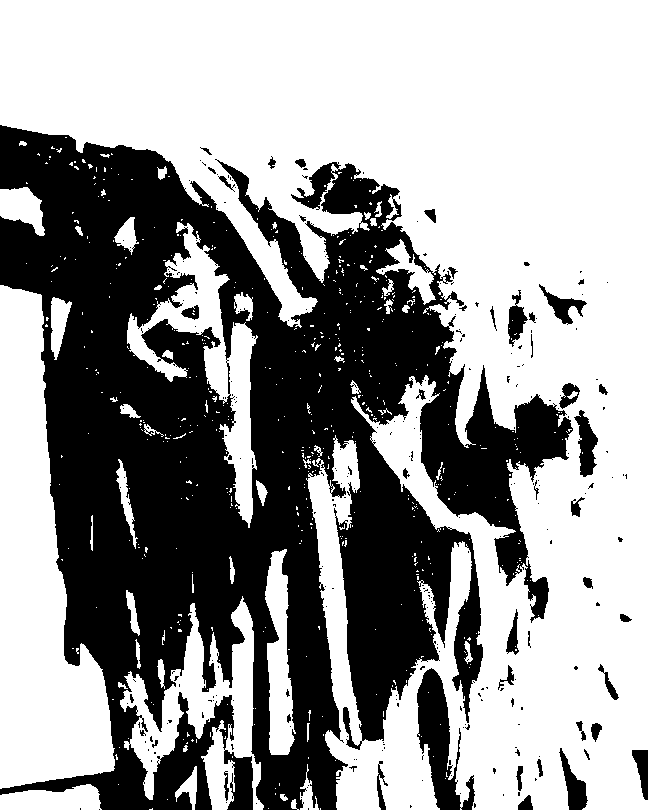
#> input picture 01_Image_Basics/images/otsu.png, 648 x 810 px, found by its file name
$ python L10.py
#> lines starting #> are read from the running program, lines starting #| are printed output that depends on the picture; after the words box and inside, x2 and y2 are one past the last pixel; in counts of white or black regions, pixels touching at a corner belong together
# Task 1
# Load the Otsu image from the previous lesson.
# Display it.
import matplotlib.pyplot as plt
import cv2
import numpy as np
img = cv2.imread("01_Image_Basics/images/otsu.png", cv2.IMREAD_GRAYSCALE)
#> img: shape (810, 648); 60.2% white; 274 black regions (229 under 20 px), largest, box (x1, y1, x2, y2) and area: (0, 125, 573, 810) 198057, (417, 668, 475, 810) 3713, (574, 410, 598, 477) 851
plt.imshow(img, cmap="gray")
plt.title("Otsu")
plt.axis("off")
plt.show()
# Task 2
# Create a 3×3 kernel.
# Print it.
kernel = np.ones((3,3), dtype=np.uint8)
print(kernel)
# Task 3
# Apply:
# Erosion
kernel = np.ones((3,3), np.uint8)
erosion = cv2.erode(
    img,
    kernel,
    iterations=1
)
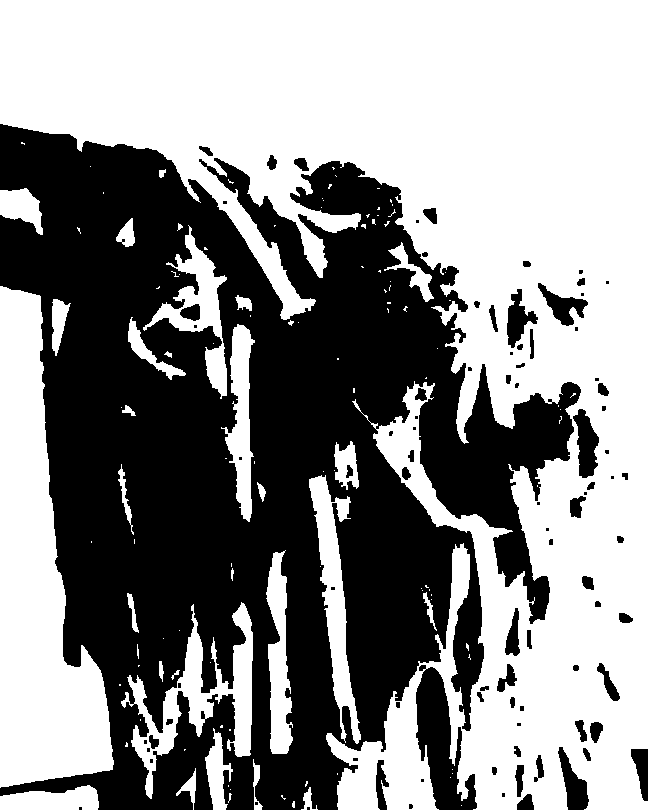
#> erosion: shape (810, 648); 55.6% white; 89 black regions (34 under 20 px), largest, box (x1, y1, x2, y2) and area: (0, 124, 581, 810) 219164, (416, 665, 477, 810) 4483, (573, 409, 599, 478) 1078
# Dilation
dilation = cv2.dilate(
    img,
    kernel,
    iterations=1
)
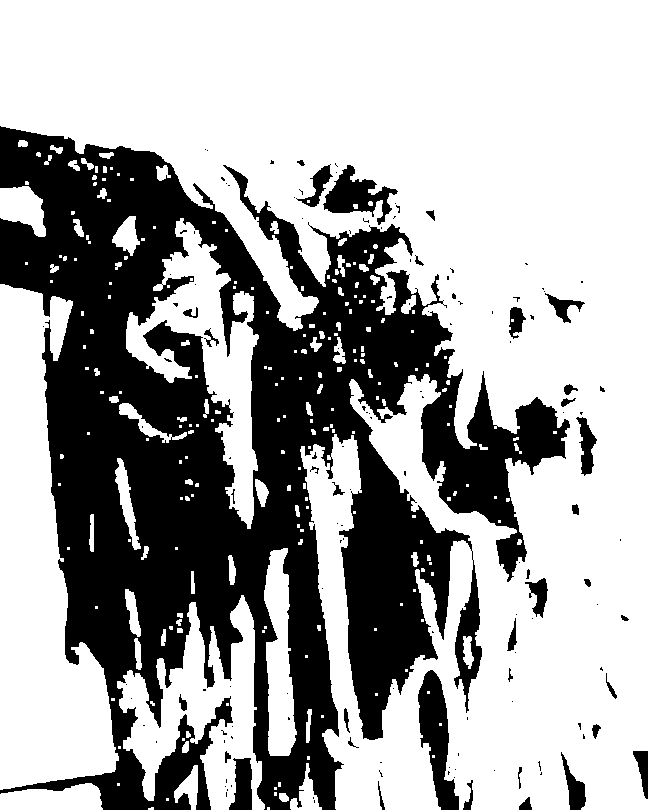
#> dilation: shape (810, 648); 65.3% white; 141 black regions (104 under 20 px), largest, box (x1, y1, x2, y2) and area: (0, 126, 570, 810) 171237, (418, 670, 459, 810) 2905, (323, 165, 398, 225) 1890
# Display all together.
plt.figure(figsize=(8,4))
plt.subplot(1,2,1)
plt.imshow(erosion, cmap="gray")
plt.title("Erosion")
plt.axis("off")
plt.subplot(1,2,2)
plt.imshow(dilation, cmap="gray")
plt.title("Dilation")
plt.axis("off")
plt.show()
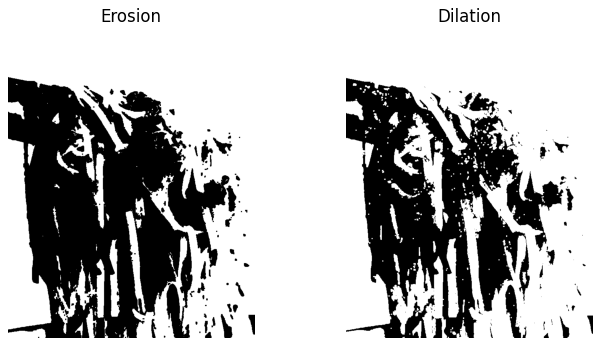
#> figure drawn by matplotlib, 2 panels

# Task 4
# Apply:
# Opening
opening = cv2.morphologyEx(
    img,
    cv2.MORPH_OPEN,
    kernel
)
#> opening: shape (810, 648); 59.2% white; 127 black regions (91 under 20 px), largest, box (x1, y1, x2, y2) and area: (0, 125, 580, 810) 203947, (417, 668, 476, 810) 3831, (574, 410, 598, 477) 868
# Closing
closing = cv2.morphologyEx(
    img,
    cv2.MORPH_CLOSE,
    kernel
)
#> closing: shape (810, 648); 61.1% white; 91 black regions (37 under 20 px), largest, box (x1, y1, x2, y2) and area: (0, 125, 571, 810) 191424, (417, 669, 460, 810) 3341, (224, 750, 253, 810) 1104
# Display together.
plt.figure(figsize=(8,4))
plt.subplot(1,2,1)
plt.imshow(opening, cmap="gray")
plt.title("Opening")
plt.axis("off")
plt.subplot(1,2,2)
plt.imshow(closing, cmap="gray")
plt.title("Closing")
plt.axis("off")
plt.show()

# Task 5
# Apply:
# Gradient
gradient = cv2.morphologyEx(
    img,
    cv2.MORPH_GRADIENT,
    kernel
)
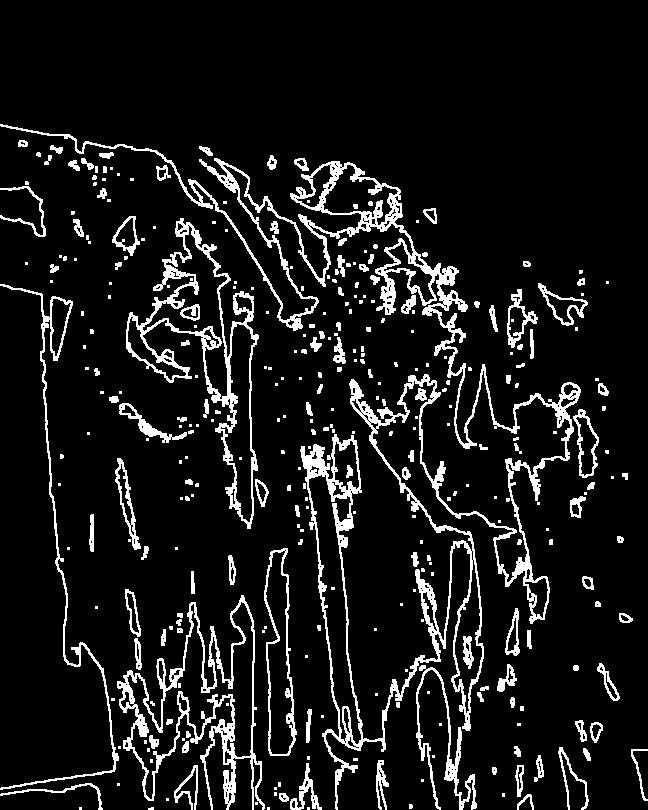
#> gradient: shape (810, 648); 9.7% white; 328 white regions (184 under 20 px), largest, box (x1, y1, x2, y2) and area: (0, 124, 581, 810) 20598, (117, 595, 265, 810) 5321, (126, 218, 259, 529) 5136
# Top Hat
tophat = cv2.morphologyEx(
    img,
    cv2.MORPH_TOPHAT,
    kernel
)
#> tophat: shape (810, 648); 1% white in thin lines or dots, all inside (x1, y1, x2, y2) = (14, 137, 626, 810)
# Black Hat
blackhat = cv2.morphologyEx(
    img,
    cv2.MORPH_BLACKHAT,
    kernel
)
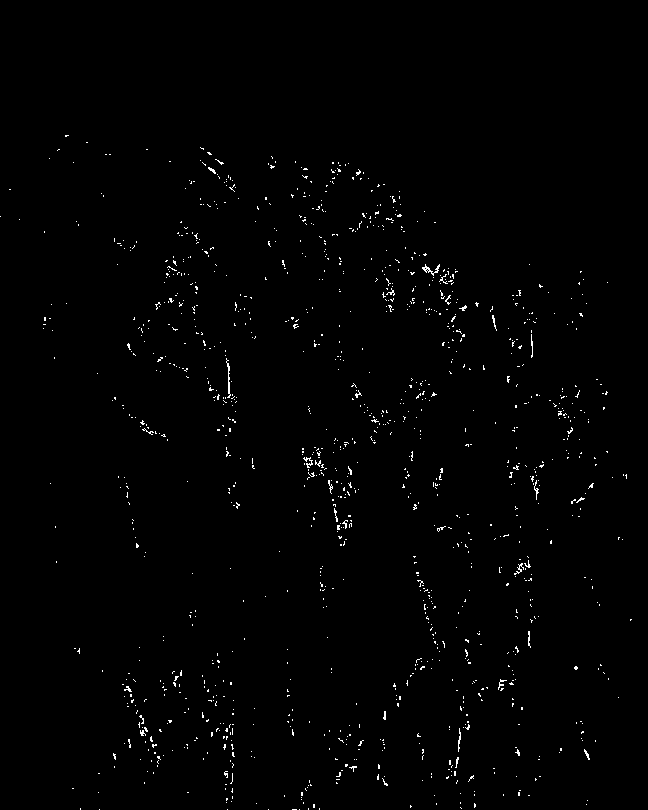
#> blackhat: shape (810, 648); 0.89% white in thin lines or dots, all inside (x1, y1, x2, y2) = (0, 135, 632, 810)
# Display together.
images = [
    ("gradient",gradient),
    ("tophat", tophat),
    ("blackhat",blackhat)
]

plt.figure(figsize=(8,4))
for i, (title, image) in enumerate(images):
    plt.subplot(1,3,i+1)
    plt.imshow(image, cmap="gray")
    plt.title(title)
    plt.axis("off")
#> this loop made 3 passes
#> title on passes 1 to 3: 'gradient', 'tophat', 'blackhat'

plt.tight_layout()
plt.show()
# Task 6
# Try kernel sizes:
# 3×3
kernel = np.ones((3,3), np.uint8)
erosion_3 = cv2.erode(
    img,
    kernel,
    iterations=1
)
# Dilation
dilation_3 = cv2.dilate(
    img,
    kernel,
    iterations=1
)
# 7×7
kernel = np.ones((7,7), np.uint8)
erosion_7 = cv2.erode(
    img,
    kernel,
    iterations=1
)
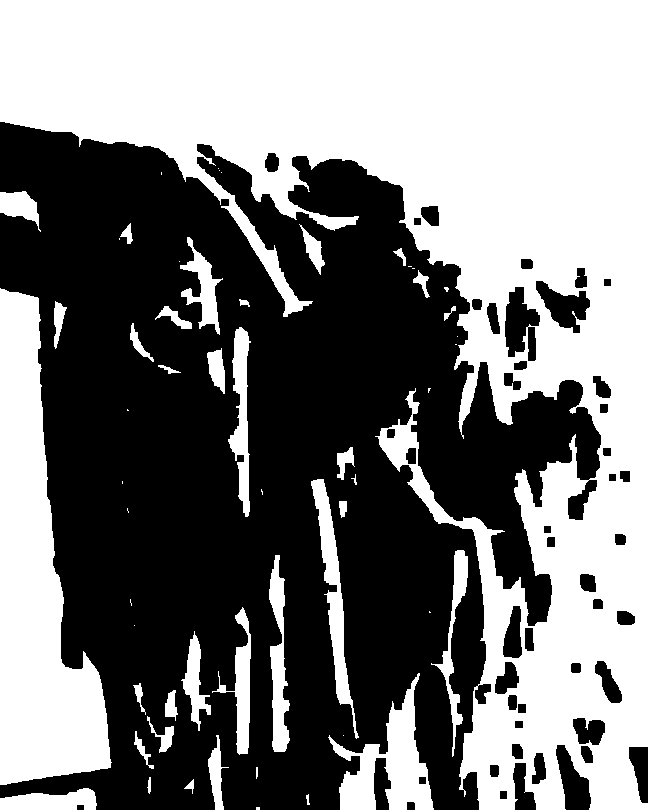
#> erosion_7: shape (810, 648); 49% white; 56 white regions (21 under 20 px), largest, box (x1, y1, x2, y2) and area: (0, 0, 648, 810) 200737, (0, 288, 112, 785) 30124, (328, 673, 434, 810) 5654
# Dilation
dilation_7 = cv2.dilate(
    img,
    kernel,
    iterations=1
)
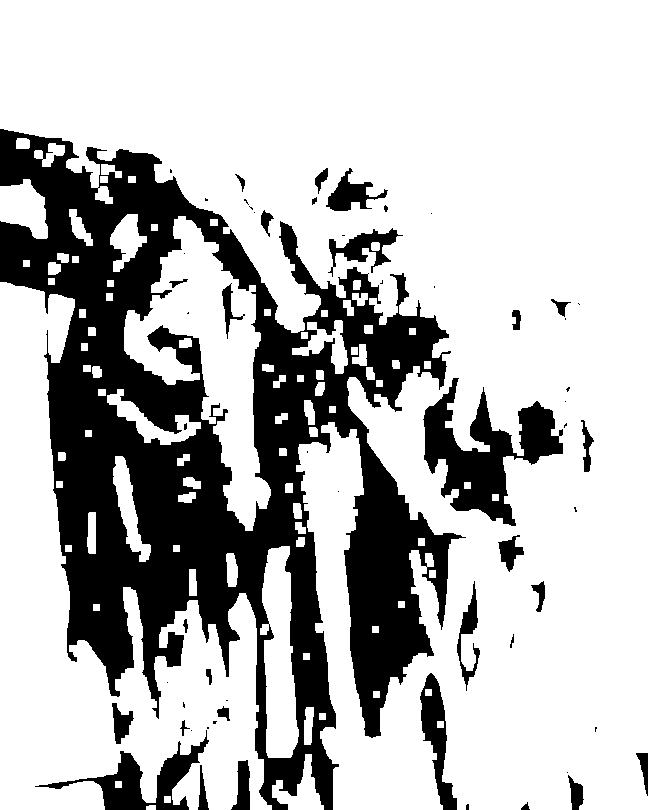
#> dilation_7: shape (810, 648); 73.2% white; 59 black regions (29 under 20 px), largest, box (x1, y1, x2, y2) and area: (0, 129, 466, 810) 119263, (423, 378, 563, 526) 8434, (35, 730, 209, 810) 3498
# Compare erosion and dilation.
images = [
    ("erosion_3",erosion_3),
    ("dilation_3", dilation_3),
    ("erosion_7",erosion_7),
    ("dilation_7", dilation_7),

]

plt.figure(figsize=(10,10))
for i, (title, image) in enumerate(images):
    plt.subplot(2,2,i+1)
    plt.imshow(image, cmap="gray")
    plt.title(title)
    plt.axis("off")
#> this loop made 4 passes

plt.tight_layout()
plt.show()
# What changes?
#using kernel 7*7 made the img more darker compare to 3*3 in erosion.same case in dialation.
#the 7*7 in more white than 3*3 kernel

# Task 7
# Save your favorite result.
cv2.imwrite(
    "01_Image_Basics/images/opening.png",
    opening
)
